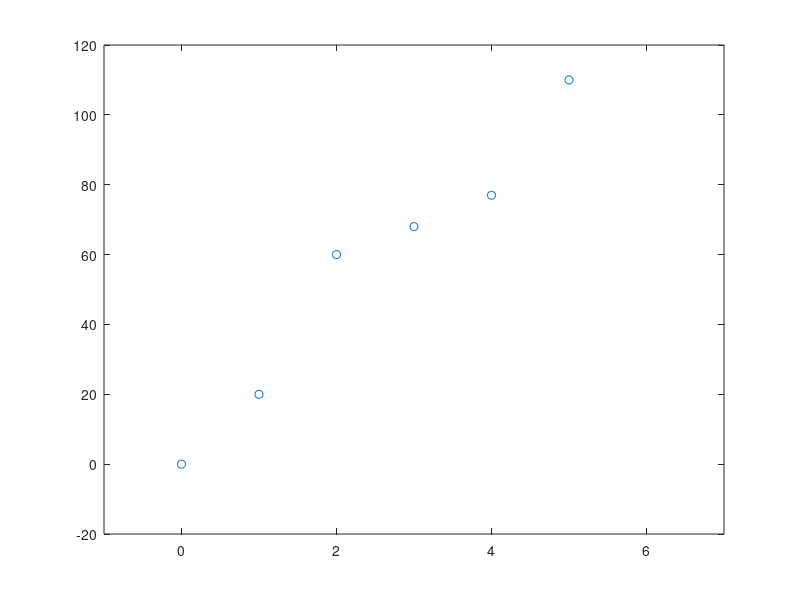

The MATLAB script that drew this image:
% 13.3 Using the Interactive Fitting Tools

% 13.3.1 Basic Fitting Tools

x = 0:5;
y = [0 20 60 68 77 110];
plot(x,y,'o')
axis([-1,7,-20,120])

% 13.3.2 Curve-Fitting Toolbox

% cftool
